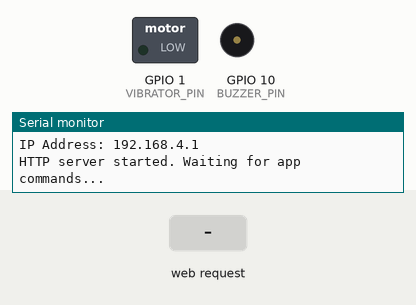
Simulated run of this program. Board: ESP32-C3. On the bench: switched loads named in the program (green lamp = pin HIGH), buzzer (waves = sounding), the last lines printed to the serial monitor. Inputs (shaded band) come from the test bench.

Above: at 3.2 s.
3.3 s: HTTP request GET /cmd?action=VIB_ON received
At 4.2 s:
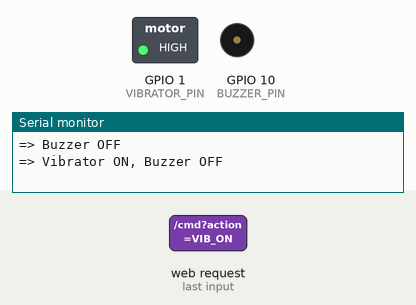
4.8 s: HTTP request GET /cmd?action=BUZ_ON received
At 5.4 s:
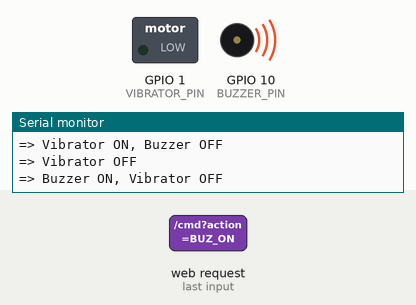
6.3 s: HTTP request GET /cmd?action=BUZ_OFF received
At 7.7 s:
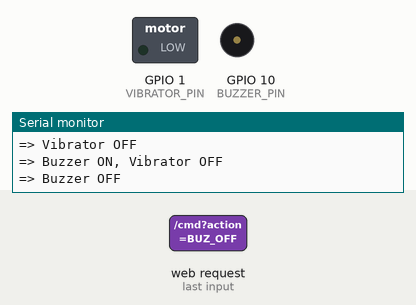
Timing chart, 0 to 9.3 s (numbered marks = the images above; inputs shaded):
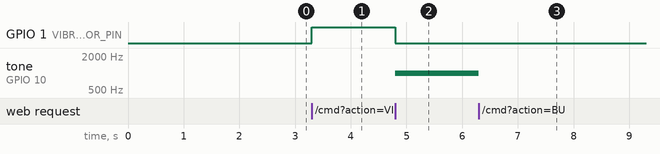

Measured:
- after the input at 3.3 s, GPIO 1 (VIBRATOR_PIN): LOW → HIGH at once
- after the input at 4.8 s, GPIO 1 (VIBRATOR_PIN): HIGH → LOW at once; tone on GPIO 10 (BUZZER_PIN): silent → 1000 Hz at once
- after the input at 6.3 s, tone on GPIO 10 (BUZZER_PIN): 1000 Hz → silent at once

The program:

main.cpp
```cpp
#include <Arduino.h>
#include <WiFi.h>
#include <WebServer.h>

// --- ESP32 WiFi Network Settings ---
const char* ssid = "ESP32_Tag_Network";
const char* password = "password123"; // Must be at least 8 characters

// --- Hardware Pins ---
#define VIBRATOR_PIN 1
#define BUZZER_PIN 10

WebServer server(80);

// Function declarations
void setVibrator(bool state);
void setBuzzer(bool state);

// --- HTML Web Page UI ---
const char* htmlPage = R"rawliteral(
<!DOCTYPE html>
<html>
<head>
  <meta name="viewport" content="width=device-width, initial-scale=1">
  <style>
    body { font-family: Arial; text-align: center; margin: 50px auto; background-color: #f0f0f0;}
    .btn { display: inline-block; padding: 15px 25px; font-size: 24px; cursor: pointer; text-align: center; text-decoration: none; outline: none; color: #fff; background-color: #4CAF50; border: none; border-radius: 15px; margin: 10px; width: 80%; max-width: 300px; }
    .btn:active { background-color: #3e8e41; transform: translateY(4px); }
    .btn-off { background-color: #f44336; }
    .btn-off:active { background-color: #da190b; }
  </style>
</head>
<body>
  <h2>ESP32 AP Control</h2>
  <a href="/cmd?action=VIB_ON"><button class="btn">Vibrator ON</button></a><br>
  <a href="/cmd?action=VIB_OFF"><button class="btn btn-off">Vibrator OFF</button></a><br><br>
  <a href="/cmd?action=BUZ_ON"><button class="btn">Buzzer ON</button></a><br>
  <a href="/cmd?action=BUZ_OFF"><button class="btn btn-off">Buzzer OFF</button></a><br>
</body>
</html>
)rawliteral";

// --- Hardware Control Logic ---
void setVibrator(bool state) {
    if (state) {
        setBuzzer(false); // MUTUAL EXCLUSION
        digitalWrite(VIBRATOR_PIN, HIGH);
        Serial.println("=> Vibrator ON, Buzzer OFF");
    } else {
        digitalWrite(VIBRATOR_PIN, LOW);
        Serial.println("=> Vibrator OFF");
    }
}

void setBuzzer(bool state) {
    if (state) {
        setVibrator(false); // MUTUAL EXCLUSION
        tone(BUZZER_PIN, 1000); // 1000 Hz tone
        Serial.println("=> Buzzer ON, Vibrator OFF");
    } else {
        noTone(BUZZER_PIN);
        digitalWrite(BUZZER_PIN, LOW);
        Serial.println("=> Buzzer OFF");
    }
}

// --- Web Server Endpoints ---
void handleRoot() {
  server.send(200, "text/html", htmlPage);
}

void handleCommand() {
  if (server.hasArg("action")) {
    String action = server.arg("action");

    if (action == "VIB_ON") setVibrator(true);
    else if (action == "VIB_OFF") setVibrator(false);
    else if (action == "BUZ_ON") setBuzzer(true);
    else if (action == "BUZ_OFF") setBuzzer(false);

    // Redirect back to the main page after command
    server.sendHeader("Location", "/");
    server.send(303);
  } else {
    server.send(400, "text/plain", "Bad Request");
  }
}

void setup() {
  Serial.begin(115200);
  delay(2000); // Give the C3 time to initialize the USB Serial

  // Initialize Pins
  pinMode(VIBRATOR_PIN, OUTPUT);
  pinMode(BUZZER_PIN, OUTPUT);
  setVibrator(false);
  setBuzzer(false);

  // START ESP32 AS A WIFI ACCESS POINT (ROUTER)
  Serial.println("\n--- Starting Access Point ---");
  WiFi.setTxPower(WIFI_POWER_11dBm);
  WiFi.softAP(ssid, password);

  // The default IP for the ESP32 in AP mode is almost always 192.168.4.1
  IPAddress IP = WiFi.softAPIP();
  Serial.print("Access Point started! Network Name: ");
  Serial.println(ssid);
  Serial.print("IP Address: ");
  Serial.println(IP);

  // Setup Web Server Routes
  server.on("/", handleRoot);
  server.on("/cmd", handleCommand);

  server.begin();
  Serial.println("HTTP server started. Waiting for app commands...");
}

void loop() {
  server.handleClient(); // Listen for incoming web requests
  delay(2);
}
```
